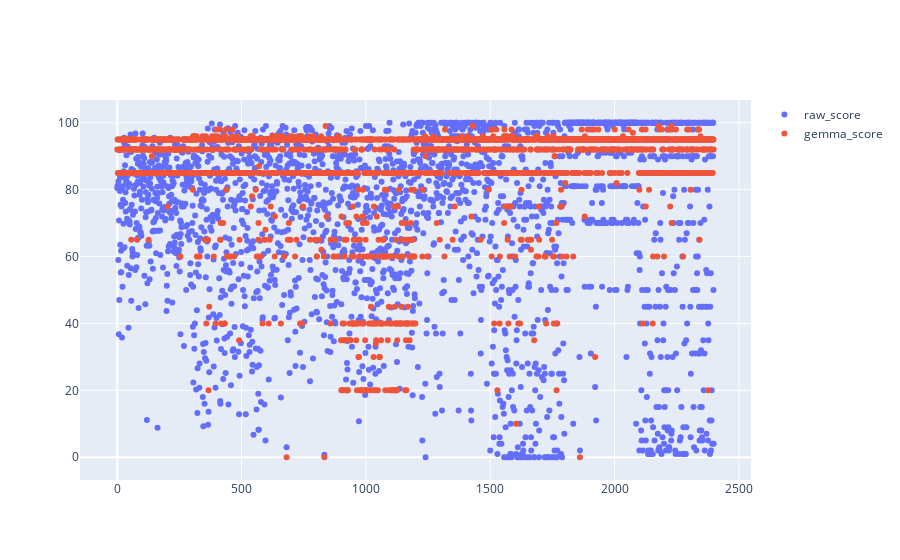

Notebook source saved alongside this figure:
### Code cell
fig = make_subplots(rows=1, cols=1)

fig.add_trace(
    go.Scatter(x=df.index, y=df.raw, mode="markers", name="raw_score"), row=1, col=1
)

fig.add_trace(
    go.Scatter(x=df.index, y=df.llama3_score, mode="markers", name="gemma_score"),
    row=1,
    col=1,
)

fig.show()

### Figure 1 — Plotly figure (JSON) as saved in the notebook; plotly's stock layout.template omitted (floating-point values rounded to 4 significant figures; data arrays with more than 128 entries replaced by an {"elided": "..."} marker saying what was removed)
{"data": [{"mode": "markers", "name": "raw_score", "type": "scatter", "x": {"elided": "2400 int values"}, "xaxis": "x", "y": {"elided": "2400 float values"}, "yaxis": "y"}, {"mode": "markers", "name": "gemma_score", "type": "scatter", "x": {"elided": "2400 int values"}, "xaxis": "x", "y": {"elided": "2400 str values"}, "yaxis": "y"}], "layout": {"xaxis": {"anchor": "y", "domain": [0, 1]}, "yaxis": {"anchor": "x", "domain": [0, 1]}}}
